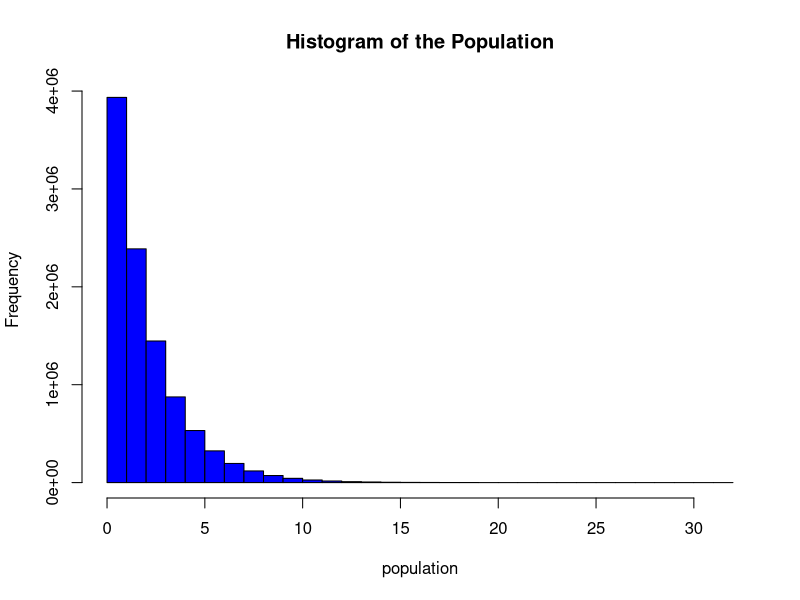

Generate this figure with R: (Note: a time limit stopped this script after it produced the figure.)
## ---- chunk 1
knitr::opts_chunk$set(echo = TRUE)
## ---- chunk 2

n1 = 50 # sample size per sample for 1st distribution
n2 = 100 # sample size per sample for 2nd distribution (we will compare these distribuions) 
simulations = 10000 #number of samples and thus number of xbars we will generate.  
#mu = 0; # mean parameter for use with normal distribuions
#sigma = 1; # standard deviation parameter for use with normal distribuions
population  = rchisq(10000000,2)
hist(population, col = "blue", main = "Histogram of the Population")
mean(population)
sd(population)
## ---- chunk 3
xbar_holder1 = numeric(simulations) # This will hold all the sample means for the first distribution.
xbar_holder2 = numeric(simulations) # This will hold all the sample means for the second distribution.
## ---- chunk 4
for (i in 1:simulations)
{ 
  #sample1 = rnorm(n1,mean = mu, sd = sigma)
  #sample2 = rnorm(n2,mean = mu, sd = sigma)
  sample1 = sample(population, n1)
  sample2 = sample(population, n2)
  
  xbar1 = mean(sample1)
  xbar2 = mean(sample2)
  xbar_holder1[i] = xbar1
  xbar_holder2[i] = xbar2
}
## ---- chunk 5
par(mfrow = c(2,1))
hist(xbar_holder1, col = "blue", main = paste("Distribution of the sample mean: n = ", n1), xlab = "Dist 1 Sample Means", xlim = c(-4,4))
hist(xbar_holder2, col = "red", main = paste("Distribution of the sample mean: n = ", n2), xlab = "Dist 2 Sample Means", xlim = c(-4,4))
## ---- chunk 6
summary(xbar_holder1) #5 number summary and the mean
summary(xbar_holder2) #5 number summary and the mean
sd(xbar_holder1) # standard deviation of dstribuion 1
sd(xbar_holder2) #standard deviation of distribuion 2
